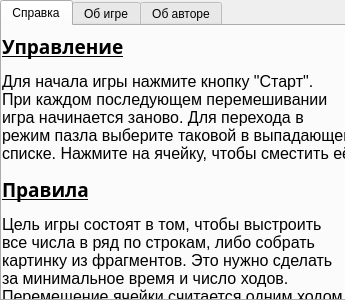
<?xml version="1.0" encoding="UTF-8"?>
<ui version="4.0">
 <class>help</class>
 <widget class="QWidget" name="help">
  <property name="geometry">
   <rect>
    <x>0</x>
    <y>0</y>
    <width>345</width>
    <height>300</height>
   </rect>
  </property>
  <property name="minimumSize">
   <size>
    <width>345</width>
    <height>300</height>
   </size>
  </property>
  <property name="maximumSize">
   <size>
    <width>345</width>
    <height>300</height>
   </size>
  </property>
  <property name="windowTitle">
   <string>Справка</string>
  </property>
  <property name="windowIcon">
   <iconset resource="resource.qrc">
    <normaloff>:/image/manual.png</normaloff>:/image/manual.png</iconset>
  </property>
  <widget class="QTabWidget" name="tabWidget">
   <property name="geometry">
    <rect>
     <x>0</x>
     <y>0</y>
     <width>401</width>
     <height>301</height>
    </rect>
   </property>
   <property name="styleSheet">
    <string notr="true"/>
   </property>
   <property name="currentIndex">
    <number>0</number>
   </property>
   <widget class="QWidget" name="tab_3">
    <attribute name="title">
     <string>Справка</string>
    </attribute>
    <widget class="QWidget" name="layoutWidget">
     <property name="geometry">
      <rect>
       <x>0</x>
       <y>0</y>
       <width>344</width>
       <height>280</height>
      </rect>
     </property>
     <layout class="QVBoxLayout" name="verticalLayout">
      <item>
       <widget class="QLabel" name="label">
        <property name="font">
         <font>
          <family>Segoe UI Black</family>
          <pointsize>14</pointsize>
          <weight>75</weight>
          <bold>true</bold>
          <underline>true</underline>
         </font>
        </property>
        <property name="text">
         <string>Управление</string>
        </property>
       </widget>
      </item>
      <item>
       <widget class="QLabel" name="label_2">
        <property name="font">
         <font>
          <family>Segoe UI</family>
          <pointsize>12</pointsize>
          <weight>50</weight>
          <bold>false</bold>
         </font>
        </property>
        <property name="styleSheet">
         <string notr="true"/>
        </property>
        <property name="text">
         <string>Для начала игры нажмите кнопку &quot;Старт&quot;.
При каждом последующем перемешивании
игра начинается заново. Для перехода в
режим пазла выберите таковой в выпадающем
списке. Нажмите на ячейку, чтобы сместить её.</string>
        </property>
       </widget>
      </item>
      <item>
       <widget class="QLabel" name="label_3">
        <property name="font">
         <font>
          <family>Segoe UI Black</family>
          <pointsize>14</pointsize>
          <weight>75</weight>
          <bold>true</bold>
          <underline>true</underline>
         </font>
        </property>
        <property name="text">
         <string>Правила</string>
        </property>
       </widget>
      </item>
      <item>
       <widget class="QLabel" name="label_4">
        <property name="font">
         <font>
          <family>Segoe UI</family>
          <pointsize>12</pointsize>
          <weight>50</weight>
          <bold>false</bold>
         </font>
        </property>
        <property name="text">
         <string>Цель игры состоят в том, чтобы выстроить 
все числа в ряд по строкам, либо собрать 
картинку из фрагментов. Это нужно сделать 
за минимальное время и число ходов. 
Перемещение ячейки считается одним ходом.</string>
        </property>
       </widget>
      </item>
     </layout>
    </widget>
   </widget>
   <widget class="QWidget" name="tab">
    <attribute name="title">
     <string>Об игре</string>
    </attribute>
    <widget class="QLabel" name="label_5">
     <property name="geometry">
      <rect>
       <x>0</x>
       <y>0</y>
       <width>342</width>
       <height>121</height>
      </rect>
     </property>
     <property name="font">
      <font>
       <family>Segoe UI</family>
       <pointsize>12</pointsize>
       <weight>50</weight>
       <bold>false</bold>
      </font>
     </property>
     <property name="styleSheet">
      <string notr="true"/>
     </property>
     <property name="text">
      <string>Данная игра разработана в качестве курсового 
проекта. Игра призвана проверить и развить 
ваше логическое мышление.

Email для связи с разработчиком: 
nikavuskvarko@mail.ru
</string>
     </property>
    </widget>
   </widget>
   <widget class="QWidget" name="tab_2">
    <attribute name="title">
     <string>Об авторе</string>
    </attribute>
    <widget class="QLabel" name="label_6">
     <property name="geometry">
      <rect>
       <x>0</x>
       <y>0</y>
       <width>342</width>
       <height>91</height>
      </rect>
     </property>
     <property name="font">
      <font>
       <family>Segoe UI</family>
       <pointsize>12</pointsize>
       <weight>50</weight>
       <bold>false</bold>
      </font>
     </property>
     <property name="styleSheet">
      <string notr="true"/>
     </property>
     <property name="text">
      <string>Данное приложение разработано студенткой 
3 курса ИПФ, группы 10903518
Выскварко Николь Сергеевной
nikavuskvarko@mail.ru</string>
     </property>
    </widget>
   </widget>
  </widget>
 </widget>
 <resources>
  <include location="resource.qrc"/>
 </resources>
 <connections/>
</ui>
